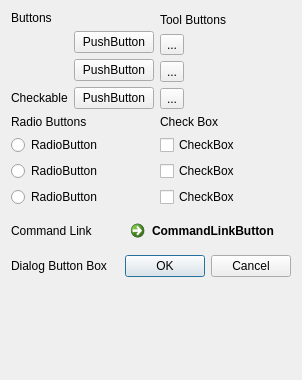
<?xml version="1.0" encoding="UTF-8"?>
<ui version="4.0">
 <class>FormButtons</class>
 <widget class="QWidget" name="FormButtons">
  <property name="geometry">
   <rect>
    <x>0</x>
    <y>0</y>
    <width>302</width>
    <height>380</height>
   </rect>
  </property>
  <property name="windowTitle">
   <string>Form</string>
  </property>
  <layout class="QGridLayout" name="gridLayout_7">
   <item row="0" column="0" colspan="2">
    <layout class="QGridLayout" name="gridLayout">
     <item row="3" column="1">
      <widget class="QPushButton" name="pushButton_3">
       <property name="text">
        <string>PushButton</string>
       </property>
       <property name="checkable">
        <bool>true</bool>
       </property>
      </widget>
     </item>
     <item row="1" column="1">
      <widget class="QPushButton" name="pushButton">
       <property name="text">
        <string>PushButton</string>
       </property>
      </widget>
     </item>
     <item row="2" column="1">
      <widget class="QPushButton" name="pushButton_2">
       <property name="text">
        <string>PushButton</string>
       </property>
      </widget>
     </item>
     <item row="3" column="0">
      <widget class="QLabel" name="label_7">
       <property name="text">
        <string>Checkable</string>
       </property>
      </widget>
     </item>
     <item row="0" column="0" colspan="2">
      <widget class="QLabel" name="label">
       <property name="text">
        <string>Buttons</string>
       </property>
      </widget>
     </item>
    </layout>
   </item>
   <item row="0" column="2">
    <layout class="QGridLayout" name="gridLayout_2">
     <item row="0" column="0">
      <widget class="QLabel" name="label_2">
       <property name="sizePolicy">
        <sizepolicy hsizetype="Expanding" vsizetype="Preferred">
         <horstretch>0</horstretch>
         <verstretch>0</verstretch>
        </sizepolicy>
       </property>
       <property name="text">
        <string>Tool Buttons</string>
       </property>
      </widget>
     </item>
     <item row="1" column="0">
      <widget class="QToolButton" name="toolButton">
       <property name="text">
        <string>...</string>
       </property>
      </widget>
     </item>
     <item row="2" column="0">
      <widget class="QToolButton" name="toolButton_3">
       <property name="text">
        <string>...</string>
       </property>
      </widget>
     </item>
     <item row="3" column="0">
      <widget class="QToolButton" name="toolButton_2">
       <property name="text">
        <string>...</string>
       </property>
      </widget>
     </item>
    </layout>
   </item>
   <item row="1" column="2">
    <layout class="QGridLayout" name="gridLayout_4">
     <item row="0" column="0">
      <widget class="QLabel" name="label_4">
       <property name="text">
        <string>Check Box</string>
       </property>
      </widget>
     </item>
     <item row="1" column="0">
      <widget class="QCheckBox" name="checkBox">
       <property name="text">
        <string>CheckBox</string>
       </property>
      </widget>
     </item>
     <item row="2" column="0">
      <widget class="QCheckBox" name="checkBox_2">
       <property name="text">
        <string>CheckBox</string>
       </property>
      </widget>
     </item>
     <item row="3" column="0">
      <widget class="QCheckBox" name="checkBox_3">
       <property name="text">
        <string>CheckBox</string>
       </property>
      </widget>
     </item>
    </layout>
   </item>
   <item row="2" column="0" colspan="3">
    <layout class="QGridLayout" name="gridLayout_5">
     <item row="0" column="0">
      <widget class="QLabel" name="label_5">
       <property name="text">
        <string>Command Link</string>
       </property>
      </widget>
     </item>
     <item row="0" column="1">
      <widget class="QCommandLinkButton" name="commandLinkButton">
       <property name="text">
        <string>CommandLinkButton</string>
       </property>
      </widget>
     </item>
    </layout>
   </item>
   <item row="3" column="0" colspan="3">
    <layout class="QGridLayout" name="gridLayout_6">
     <item row="0" column="0">
      <widget class="QLabel" name="label_6">
       <property name="text">
        <string>Dialog Button Box</string>
       </property>
      </widget>
     </item>
     <item row="0" column="1">
      <widget class="QDialogButtonBox" name="buttonBox">
       <property name="standardButtons">
        <set>QDialogButtonBox::Cancel|QDialogButtonBox::Ok</set>
       </property>
      </widget>
     </item>
    </layout>
   </item>
   <item row="4" column="1">
    <spacer name="verticalSpacer">
     <property name="orientation">
      <enum>Qt::Vertical</enum>
     </property>
     <property name="sizeHint" stdset="0">
      <size>
       <width>20</width>
       <height>40</height>
      </size>
     </property>
    </spacer>
   </item>
   <item row="1" column="0" colspan="2">
    <layout class="QGridLayout" name="gridLayout_3">
     <item row="0" column="0">
      <widget class="QLabel" name="label_3">
       <property name="text">
        <string>Radio Buttons</string>
       </property>
      </widget>
     </item>
     <item row="1" column="0">
      <widget class="QRadioButton" name="radioButton">
       <property name="text">
        <string>RadioButton</string>
       </property>
      </widget>
     </item>
     <item row="2" column="0">
      <widget class="QRadioButton" name="radioButton_2">
       <property name="text">
        <string>RadioButton</string>
       </property>
      </widget>
     </item>
     <item row="3" column="0">
      <widget class="QRadioButton" name="radioButton_3">
       <property name="text">
        <string>RadioButton</string>
       </property>
      </widget>
     </item>
    </layout>
   </item>
  </layout>
 </widget>
 <resources/>
 <connections/>
</ui>
